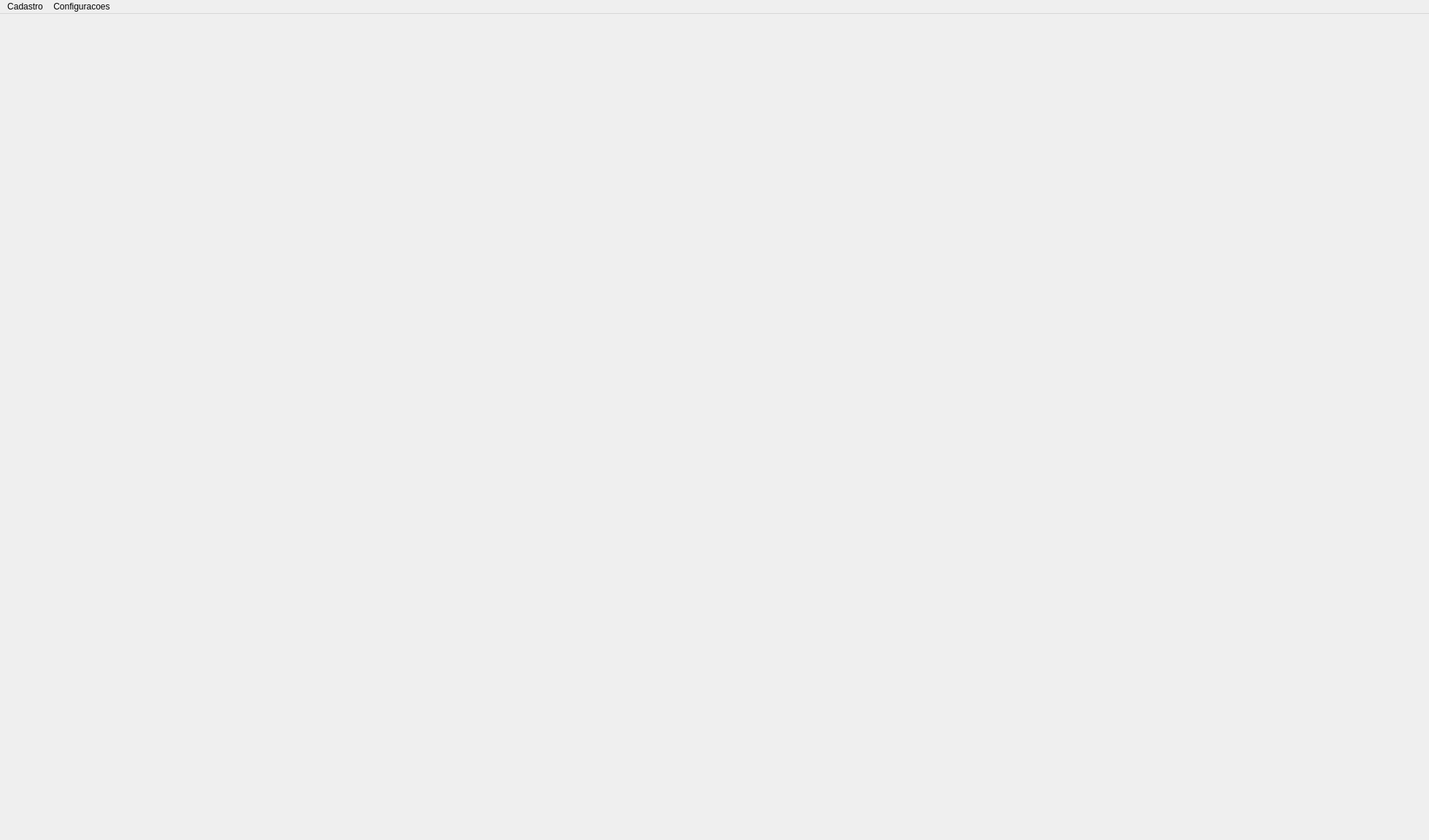
<?xml version="1.0" encoding="UTF-8"?>
<ui version="4.0">
 <class>MainWindow</class>
 <widget class="QMainWindow" name="MainWindow">
  <property name="enabled">
   <bool>true</bool>
  </property>
  <property name="geometry">
   <rect>
    <x>0</x>
    <y>0</y>
    <width>1958</width>
    <height>1151</height>
   </rect>
  </property>
  <property name="sizePolicy">
   <sizepolicy hsizetype="Ignored" vsizetype="Ignored">
    <horstretch>0</horstretch>
    <verstretch>0</verstretch>
   </sizepolicy>
  </property>
  <property name="windowTitle">
   <string>MainWindow</string>
  </property>
  <widget class="QWidget" name="centralwidget">
   <layout class="QHBoxLayout" name="horizontalLayout_2">
    <property name="spacing">
     <number>0</number>
    </property>
    <property name="leftMargin">
     <number>0</number>
    </property>
    <property name="topMargin">
     <number>0</number>
    </property>
    <property name="rightMargin">
     <number>0</number>
    </property>
    <property name="bottomMargin">
     <number>0</number>
    </property>
    <item>
     <widget class="QFrame" name="frame">
      <property name="enabled">
       <bool>true</bool>
      </property>
      <property name="sizePolicy">
       <sizepolicy hsizetype="Ignored" vsizetype="Ignored">
        <horstretch>0</horstretch>
        <verstretch>0</verstretch>
       </sizepolicy>
      </property>
      <property name="styleSheet">
       <string notr="true">color: rgb(70, 0, 0);</string>
      </property>
      <property name="frameShape">
       <enum>QFrame::Shape::NoFrame</enum>
      </property>
      <layout class="QHBoxLayout" name="horizontalLayout">
       <property name="spacing">
        <number>0</number>
       </property>
       <property name="leftMargin">
        <number>0</number>
       </property>
       <property name="topMargin">
        <number>0</number>
       </property>
       <property name="bottomMargin">
        <number>0</number>
       </property>
       <item>
        <widget class="QLabel" name="label">
         <property name="sizePolicy">
          <sizepolicy hsizetype="Ignored" vsizetype="Ignored">
           <horstretch>0</horstretch>
           <verstretch>0</verstretch>
          </sizepolicy>
         </property>
         <property name="text">
          <string/>
         </property>
         <property name="pixmap">
          <pixmap>../../../../Downloads/UpscaleImage_1_20240722.jpeg</pixmap>
         </property>
         <property name="scaledContents">
          <bool>false</bool>
         </property>
         <property name="textInteractionFlags">
          <set>Qt::TextInteractionFlag::NoTextInteraction</set>
         </property>
        </widget>
       </item>
      </layout>
     </widget>
    </item>
   </layout>
  </widget>
  <widget class="QMenuBar" name="menubar">
   <property name="geometry">
    <rect>
     <x>0</x>
     <y>0</y>
     <width>1958</width>
     <height>33</height>
    </rect>
   </property>
   <widget class="QMenu" name="menuCadastro">
    <property name="title">
     <string>Cadastro</string>
    </property>
    <addaction name="actionSolicitantes"/>
    <addaction name="actionConsultar_laudo_2"/>
   </widget>
   <widget class="QMenu" name="menuConfigura_es">
    <property name="title">
     <string>Configuracoes</string>
    </property>
    <addaction name="actionFatores_vari_veis"/>
    <addaction name="actionSobre"/>
    <addaction name="actionLogo"/>
   </widget>
   <addaction name="menuCadastro"/>
   <addaction name="menuConfigura_es"/>
  </widget>
  <action name="actionPropriedade">
   <property name="text">
    <string>Propriedade</string>
   </property>
  </action>
  <action name="actionAmostra">
   <property name="text">
    <string>Amostra</string>
   </property>
  </action>
  <action name="actionGerar_laudo">
   <property name="text">
    <string>Gerar laudo</string>
   </property>
  </action>
  <action name="actionConsultar_laudo">
   <property name="text">
    <string>Consultar laudo</string>
   </property>
  </action>
  <action name="actionGr_ficos">
   <property name="text">
    <string>Graficos</string>
   </property>
  </action>
  <action name="actionFatores_vari_veis">
   <property name="text">
    <string>Fatores variaveis</string>
   </property>
  </action>
  <action name="actionPessoa_F_sica">
   <property name="text">
    <string>Pessoa Física</string>
   </property>
  </action>
  <action name="actionPessoa_Jur_dica">
   <property name="text">
    <string>Pessoa Jurídica</string>
   </property>
  </action>
  <action name="actionSolicitantes">
   <property name="text">
    <string>Solicitantes</string>
   </property>
  </action>
  <action name="actionSobre">
   <property name="text">
    <string>Sobre</string>
   </property>
  </action>
  <action name="actionConsultar_laudo_2">
   <property name="text">
    <string>Consultar laudo</string>
   </property>
  </action>
  <action name="actionLogo">
   <property name="text">
    <string>Logo</string>
   </property>
  </action>
 </widget>
 <resources/>
 <connections/>
</ui>
